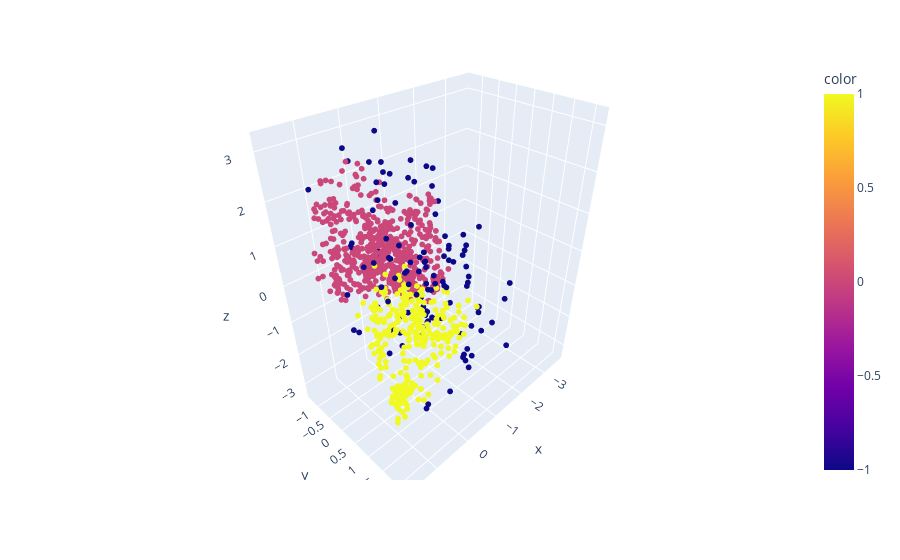

Write notebook code for a chart like this one.
### Markdown cell above
Build, train, and evaluate a K-Means model.

### Code cell
# 1. import the necessary modules for the selected model (DBSCAN)
from sklearn.cluster import DBSCAN
from sklearn.metrics import silhouette_score

# 2. create the model
model = DBSCAN(eps=0.38, min_samples=8, metric='euclidean')

# 3. fit the model
model.fit(data_normal)

# 4. predict the clusters
labels = model.labels_

# 5. visualize the clusters
fig = px.scatter_3d(x = data_normal[:,0], y = data_normal[:,1], z = data_normal[:,2], color = labels)
fig.update_traces(marker=dict(size=2))
fig.show()

# 6. evaluate the model
# create dataframe
df = pd.DataFrame(data_normal, columns=['X', 'Y', 'Z'])
df['Cluster'] = labels

# filter out the noise points
df = df[df['Cluster'] != -1]

# calculate the silhouette score
print('Silhouette Score:', silhouette_score(df[['X', 'Y', 'Z']], df['Cluster']))

### Figure 1 — Plotly figure (JSON) as saved in the notebook; plotly's stock layout.template omitted (floating-point values rounded to 4 significant figures; data arrays with more than 128 entries replaced by an {"elided": "..."} marker saying what was removed)
{"data": [{"hovertemplate": "x=%{x}<br>y=%{y}<br>z=%{z}<br>color=%{marker.color}<extra></extra>", "legendgroup": "", "marker": {"color": {"elided": "1007 int values"}, "coloraxis": "coloraxis", "size": 2, "symbol": "circle"}, "mode": "markers", "name": "", "scene": "scene", "showlegend": false, "type": "scatter3d", "x": {"elided": "1007 float values"}, "y": {"elided": "1007 float values"}, "z": {"elided": "1007 float values"}}], "layout": {"coloraxis": {"colorbar": {"title": {"text": "color"}}, "colorscale": [[0, "#0d0887"], [0.1111, "#46039f"], [0.2222, "#7201a8"], [0.3333, "#9c179e"], [0.4444, "#bd3786"], [0.5556, "#d8576b"], [0.6667, "#ed7953"], [0.7778, "#fb9f3a"], [0.8889, "#fdca26"], [1, "#f0f921"]]}, "legend": {"tracegroupgap": 0}, "margin": {"t": 60}, "scene": {"domain": {"x": [0, 1], "y": [0, 1]}, "xaxis": {"title": {"text": "x"}}, "yaxis": {"title": {"text": "y"}}, "zaxis": {"title": {"text": "z"}}}}}
